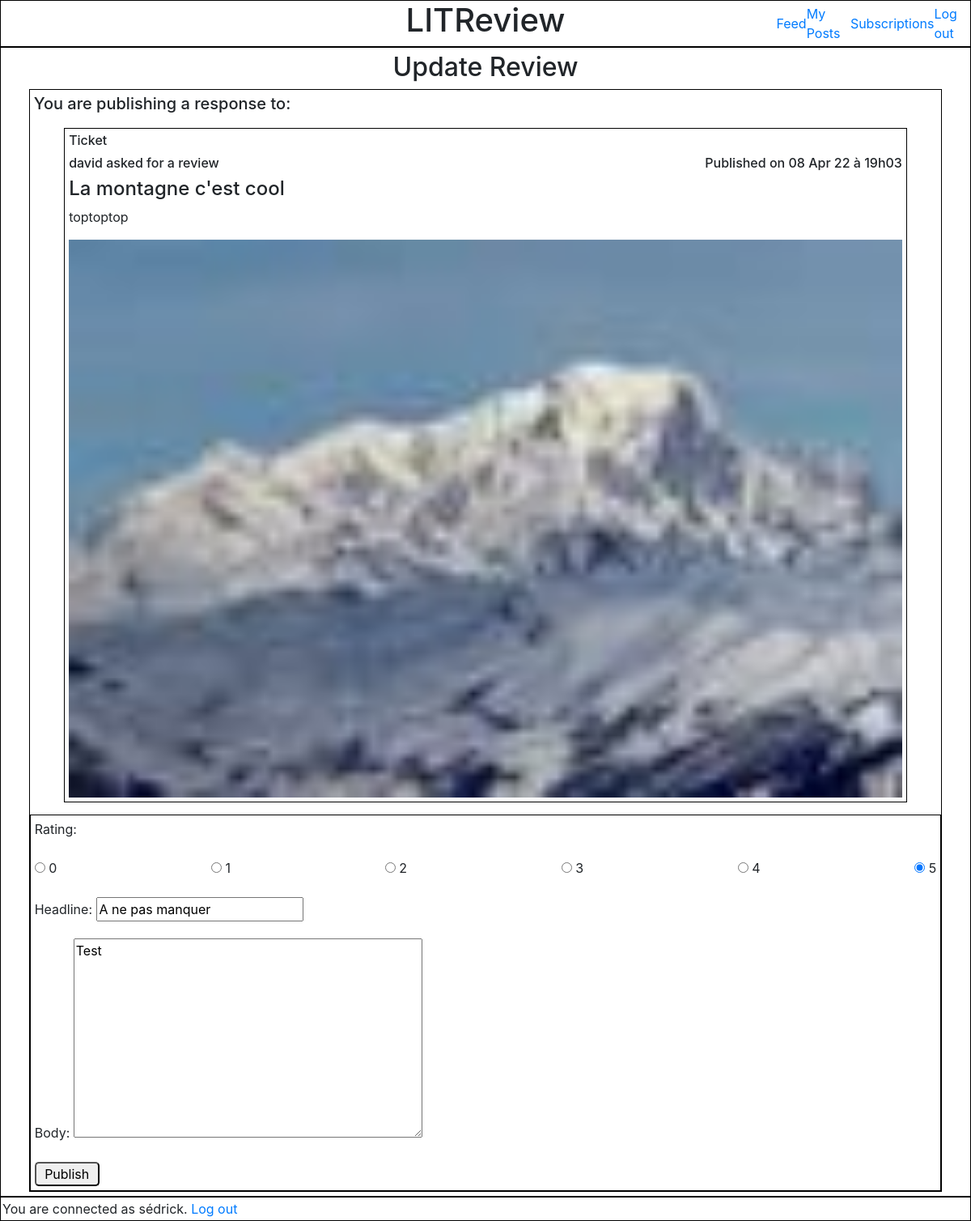
The page /feedapp/10/review_update (signed in) on the database its author committed.
### feedapp/models.py (models this page shows, shortened)
class Ticket(models.Model):
    title = models.CharField(max_length=128)
    description = models.CharField(max_length=2048, blank=True)
    user = models.ForeignKey(settings.AUTH_USER_MODEL, on_delete=models.CASCADE)
    image = models.ImageField(null=True, blank=True)
    time_created = models.DateTimeField(auto_now_add=True)
    IMAGE_MAX_SIZE = (100, 100)

class Review(models.Model):
    ticket = models.ForeignKey(to=Ticket, null=True, on_delete=models.CASCADE)
    rating = models.PositiveSmallIntegerField(validators=[MinValueValidator(0), MaxValueValidator(5)])
    user = models.ForeignKey(settings.AUTH_USER_MODEL, on_delete=models.CASCADE)
    headline = models.CharField(max_length=128)
    body = models.TextField(max_length=8192)
    time_created = models.DateTimeField(auto_now_add=True)

### authentication/models.py (models this page shows)
class User(AbstractUser):
    username = models.CharField(max_length=20, unique=True)
    USERNAME_FIELD = 'username'

### feedapp/views.py (the view, shortened to what this page needs)
# urls.py: path('feedapp/<int:review_id>/review_update', modify_review, name='review_update'),
@login_required
def modify_review(request, review_id):
    review = get_object_or_404(models.Review, id=review_id)
    form = forms.ReviewForm(instance=review)
    return render(request, 'feedapp/review_update.html', context={'review_update': form, 'ticket': review.ticket})

### feedapp/forms.py
class ReviewForm(forms.ModelForm):
    edit_form = forms.BooleanField(widget=forms.HiddenInput, initial=True)
    rating = forms.ChoiceField(widget=forms.RadioSelect, choices=[(0, '0'), (1, '1'), (2, '2'), (3, '3'), (4, '4'),
                                                                  (5, '5')])
    class Meta:
        model = models.Review
        fields = ['rating', 'headline', 'body']

### feedapp/templatetags/feedapp_extras.py (called while the page is built)
@register.filter
def get_posted_at_display(posted_at):
    seconds_ago = (timezone.now() - posted_at).total_seconds()
    if seconds_ago <= HOUR:
        return f'Published {int(seconds_ago // MINUTE)} minutes ago.'
    elif seconds_ago <= DAY:
        return f'Published {int(seconds_ago // HOUR)} hours ago.'
    return f'Published on {posted_at.strftime("%d %b %y à %Hh%M")}'

@register.simple_tag(takes_context=True)
def get_poster_display(context, user):
    if user == context['user']:
        return 'You'
    return user.username

### feedapp/templates/feedapp/review_update.html (shortened to what this page needs)
{% extends 'base.html' %}
    {% block content %}
        <div class="main_content">
            <div class="answer_to_ticket">
                <h2>Update Review</h2>
                <div class="answer_to_ticket_area">
                    <div class="answer_to_ticket_area_ticket_zone">
                        <h5>You are publishing a response to: </h5>
                        <div id="ticket_zone">
                            {% include 'feedapp/partials/ticket_snippet.html' %}
                        </div>
                    </div>
                    <div class="answer_to_ticket_area_review_zone">
                        <form method="post">
                          {{ review_update.as_p }}
                          <button type="submit">Publish</button>
                        </form>
                    </div>
                </div>
            </div>
        </div>
    {% endblock content %}

### templates/base.html (shortened to what this page needs)
<!DOCTYPE html>
<html lang="en">
<head>
    {% load static %}
    <link rel="stylesheet" href="{% static 'style.css' %}">
    <link rel="stylesheet" href="https://cdn.jsdelivr.net/npm/bootstrap@4.3.1/dist/css/bootstrap.min.css">
    <link rel="stylesheet" href="https://cdnjs.cloudflare.com/ajax/libs/font-awesome/4.7.0/css/font-awesome.min.css">
</head>
<body>
    <header class="base_header">
        <div id="header_spaceholder"></div>
        <div class="header_h1"><h1>LITReview</h1></div>
      <nav>
          <a href="{% url 'home_page' %}">Feed</a>
          <a href="{% url 'my_posts_page' %}">My Posts</a>
          <a href="{% url 'subscription_page' %}">Subscriptions</a>
          {% if user.is_authenticated %}
            <a href="{% url 'logout_page' %}">Log out</a>
          {% endif %}
      </nav>
    </header>
  {% block content %} {% endblock content %}
  {% if user.is_authenticated %}
    <footer>You are connected as {{ user }}. <a href="{% url 'logout_page' %}">Log out</a></footer>
  {% endif %}
</body>
</html>

### feedapp/templates/feedapp/partials/ticket_snippet.html
{% load static %}
{% load feedapp_extras %}
<div class="ticket">
    <h6>Ticket</h6>
    <div class="ticket_info">
        <h6>{% get_poster_display ticket.user %} asked for a review</h6>
        <h6>{{ ticket.time_created|get_posted_at_display }}</h6>
    </div>
    <h4>{{ ticket.title }}</h4>
    <p>{{ ticket.description }}</p>
    {% if ticket.image.url is not None %}
        <img src="{{ ticket.image.url }}">
    {% endif %}
</div>

### static/style.css (style rules this page uses)
.base_header { border: 1px black solid; display: flex; justify-content: center; }
.base_header nav { display: flex; flex: 0.3; justify-content: space-around; align-items: center; text-decoration: none; }
.base_header #header_spaceholder { flex: 0.3; }
.base_header .header_h1 { display: flex; flex: 0.9; justify-content: center; align-items: center; }
.main_content { border: 1px black solid; display: flex; flex-direction: column; justify-content: center; align-items: center; padding: 5px; min-height: 690px; }
.main_content h2 { text-align: center; }
.main_content button { border-radius: 5px; }
.ticket { display: flex; flex-direction: column; width: 95%; padding: 5px; }
.ticket .ticket_info { display: flex; justify-content: space-between; }
.answer_to_ticket { width: 95%; }
.answer_to_ticket .answer_to_ticket_area { border: 1px black solid; }
.answer_to_ticket_area_ticket_zone { padding: 5px; }
.answer_to_ticket_area_ticket_zone .ticket { border: 1px black solid; padding: 5px; }
#ticket_zone { display: flex; justify-content: center; align-items: center; padding: 10px; }
.answer_to_ticket .answer_to_ticket_area .answer_to_ticket_area_review_zone { border: 1px black solid; padding: 5px; }
.answer_to_ticket .answer_to_ticket_area .answer_to_ticket_area_review_zone form { display: flex; flex-direction: column; justify-content: space-between; }
.answer_to_ticket .answer_to_ticket_area .answer_to_ticket_area_review_zone form button { width: 80px; border-radius: 5px; }
#id_rating { display: flex; justify-content: space-between; }
footer { border: 1px black solid; display: flex; width: 100%; padding: 2px; }

### rows shown on the page
Ticket: user.username "david", time_created|get_posted_at_display "Published on 08 Apr 22 à 19h03", title "La montagne c'est cool", description "toptoptop", image (picture)
Review: rating "☐ 0 ☐ 1 ☐ 2 ☐ 3 ☐ 4 ☑ 5", headline "A ne pas manquer", body "Test"
User: username "sédrick"
